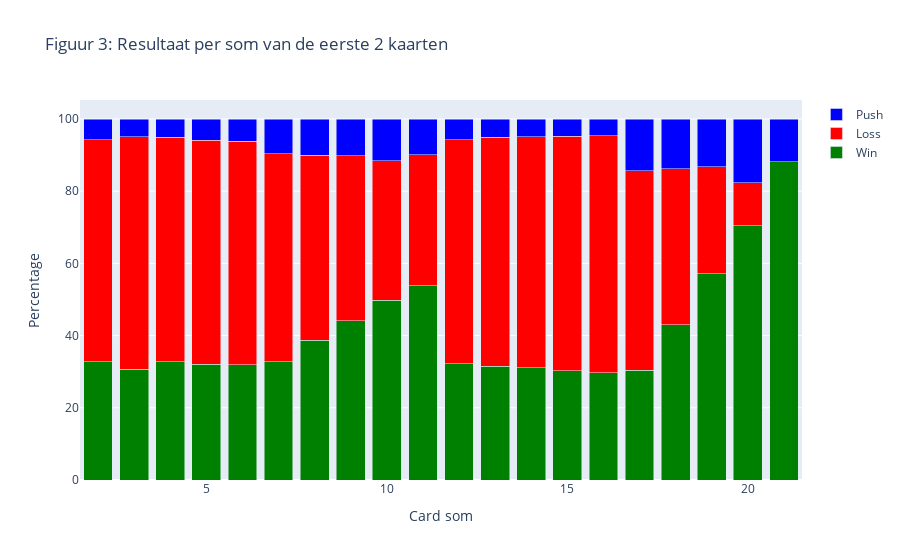

The notebook cell saved with this chart:
### Markdown cell above
In figuur 2 is de strategie 17 punten halen en dan niet meer pakken. Bij deze strategie is de winstkans 43,8%. Dit is 11.4% hoger dan de grafiek van visualisatie 1. Dit betekent dat een betere strategie de winstkans verhoogt. Wel is de kans op verliezen nog steeds hoger dan de kans op winst, dit betekent dat geluk nogsteeds een belangrijke een rol speelt. 17 punten is niet altijd goed genoeg, wel is 17 punten en niet pakken beter dan wel pakken bij 17 punten. Hieruit zouden we dus kunnen afleiden dat het spel niet helemaal geluk is en nadenken over een strategie dus wel nodig is.

### Code cell
win_loss_percentage = df.groupby('ply2cardsum')['winloss'].value_counts(normalize=True).mul(100).rename('percentage').reset_index()

pivot_table = win_loss_percentage.pivot(index='ply2cardsum', columns='winloss', values='percentage')

fig = go.Figure()
fig.add_trace(go.Bar(x=pivot_table.index, y=pivot_table['Win'], name='Win', marker_color='green'))
fig.add_trace(go.Bar(x=pivot_table.index, y=pivot_table['Loss'], name='Loss', marker_color='red'))
fig.add_trace(go.Bar(x=pivot_table.index, y=pivot_table['Push'], name='Push', marker_color='blue'))

fig.update_layout(
    title='Figuur 3: Resultaat per som van de eerste 2 kaarten',
    xaxis_title='Card som',
    yaxis_title='Percentage',
    barmode='stack'
)

fig.show()

### Figure 1 — Plotly figure (JSON) as saved in the notebook; plotly's stock layout.template omitted (floating-point values rounded to 4 significant figures)
{"data": [{"marker": {"color": "green"}, "name": "Win", "type": "bar", "x": [2, 3, 4, 5, 6, 7, 8, 9, 10, 11, 12, 13, 14, 15, 16, 17, 18, 19, 20, 21], "y": [32.77, 30.63, 32.78, 32.0, 31.91, 32.78, 38.75, 44.07, 49.86, 53.81, 32.17, 31.51, 31.12, 30.25, 29.68, 30.42, 42.98, 57.07, 70.39, 88.21]}, {"marker": {"color": "red"}, "name": "Loss", "type": "bar", "x": [2, 3, 4, 5, 6, 7, 8, 9, 10, 11, 12, 13, 14, 15, 16, 17, 18, 19, 20, 21], "y": [61.54, 64.4, 62.1, 62.17, 61.87, 57.63, 51.25, 45.8, 38.62, 36.3, 62.12, 63.41, 63.97, 65.04, 65.69, 55.22, 43.25, 29.71, 11.88, null]}, {"marker": {"color": "blue"}, "name": "Push", "type": "bar", "x": [2, 3, 4, 5, 6, 7, 8, 9, 10, 11, 12, 13, 14, 15, 16, 17, 18, 19, 20, 21], "y": [5.691, 4.962, 5.119, 5.827, 6.219, 9.582, 9.996, 10.13, 11.52, 9.897, 5.712, 5.079, 4.911, 4.714, 4.627, 14.36, 13.77, 13.22, 17.73, 11.79]}], "layout": {"barmode": "stack", "title": {"text": "Figuur 3: Resultaat per som van de eerste 2 kaarten"}, "xaxis": {"title": {"text": "Card som"}}, "yaxis": {"title": {"text": "Percentage"}}}}
